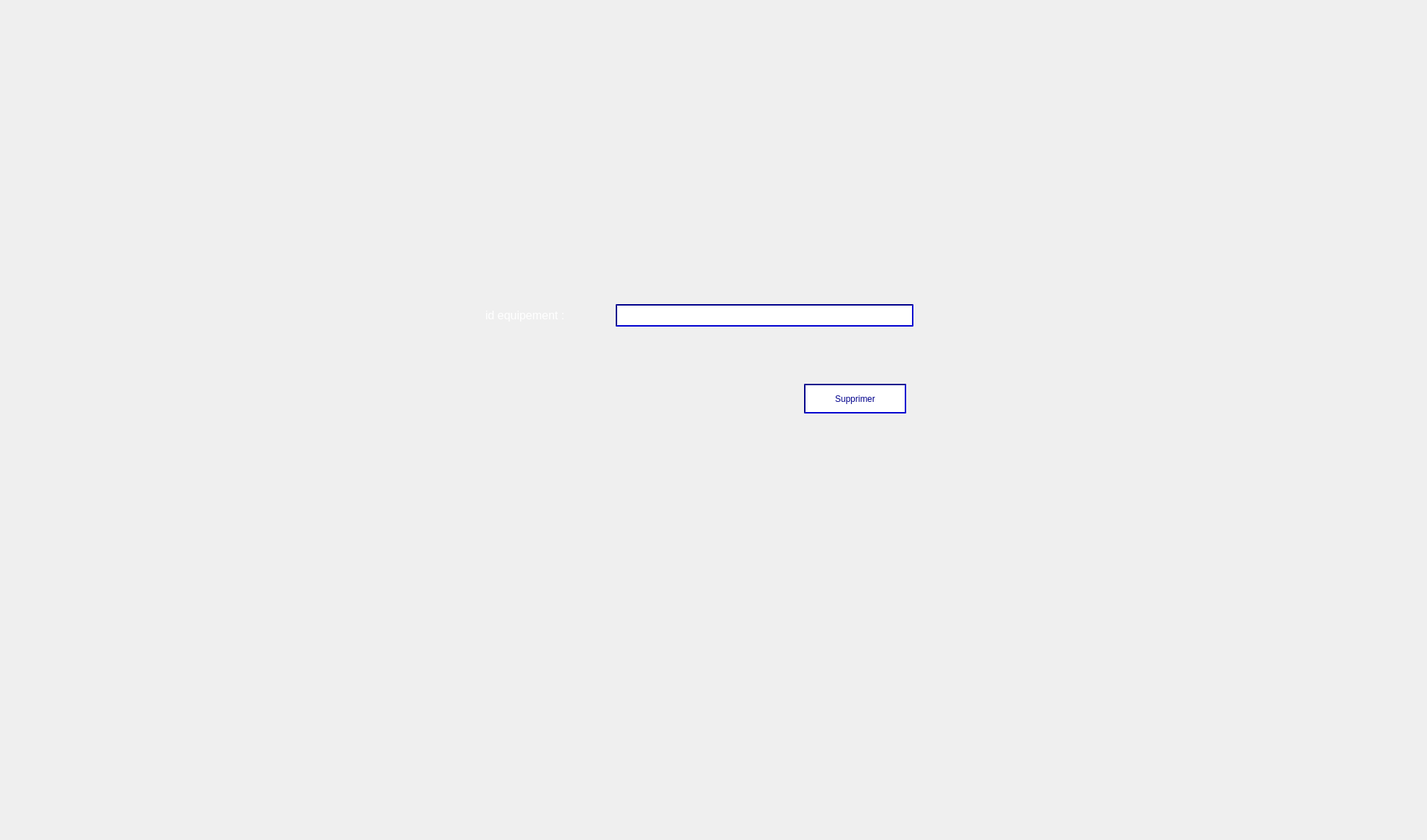
      <widget class="QWidget" name="tab_12">
       <attribute name="title">
        <string>Supprimer equipement</string>
       </attribute>
       <widget class="QLabel" name="label_14">
        <property name="geometry">
         <rect>
          <x>0</x>
          <y>0</y>
          <width>1961</width>
          <height>1151</height>
         </rect>
        </property>
        <property name="text">
         <string/>
        </property>
        <property name="pixmap">
         <pixmap>../Desktop/2A/Projet_C++/smart.jpg</pixmap>
        </property>
       </widget>
       <widget class="QLineEdit" name="lineEdit_id_supEquip">
        <property name="geometry">
         <rect>
          <x>850</x>
          <y>420</y>
          <width>411</width>
          <height>31</height>
         </rect>
        </property>
        <property name="styleSheet">
         <string notr="true">border-color:darkblue ;
border-style:solid;
border-width:2px;
border-style: inset;</string>
        </property>
       </widget>
       <widget class="QLabel" name="label_26">
        <property name="geometry">
         <rect>
          <x>670</x>
          <y>420</y>
          <width>171</width>
          <height>31</height>
         </rect>
        </property>
        <property name="font">
         <font>
          <pointsize>12</pointsize>
         </font>
        </property>
        <property name="styleSheet">
         <string notr="true">color : white</string>
        </property>
        <property name="text">
         <string>id equipement :</string>
        </property>
       </widget>
       <widget class="QPushButton" name="pushButton_suppEquip">
        <property name="geometry">
         <rect>
          <x>1110</x>
          <y>530</y>
          <width>141</width>
          <height>41</height>
         </rect>
        </property>
        <property name="styleSheet">
         <string notr="true">color:darkblue ;
border-color:darkblue ;
border-style:solid;
border-width:2px;
background:white;
border-style: inset;</string>
        </property>
        <property name="text">
         <string>Supprimer</string>
        </property>
       </widget>
      </widget>
